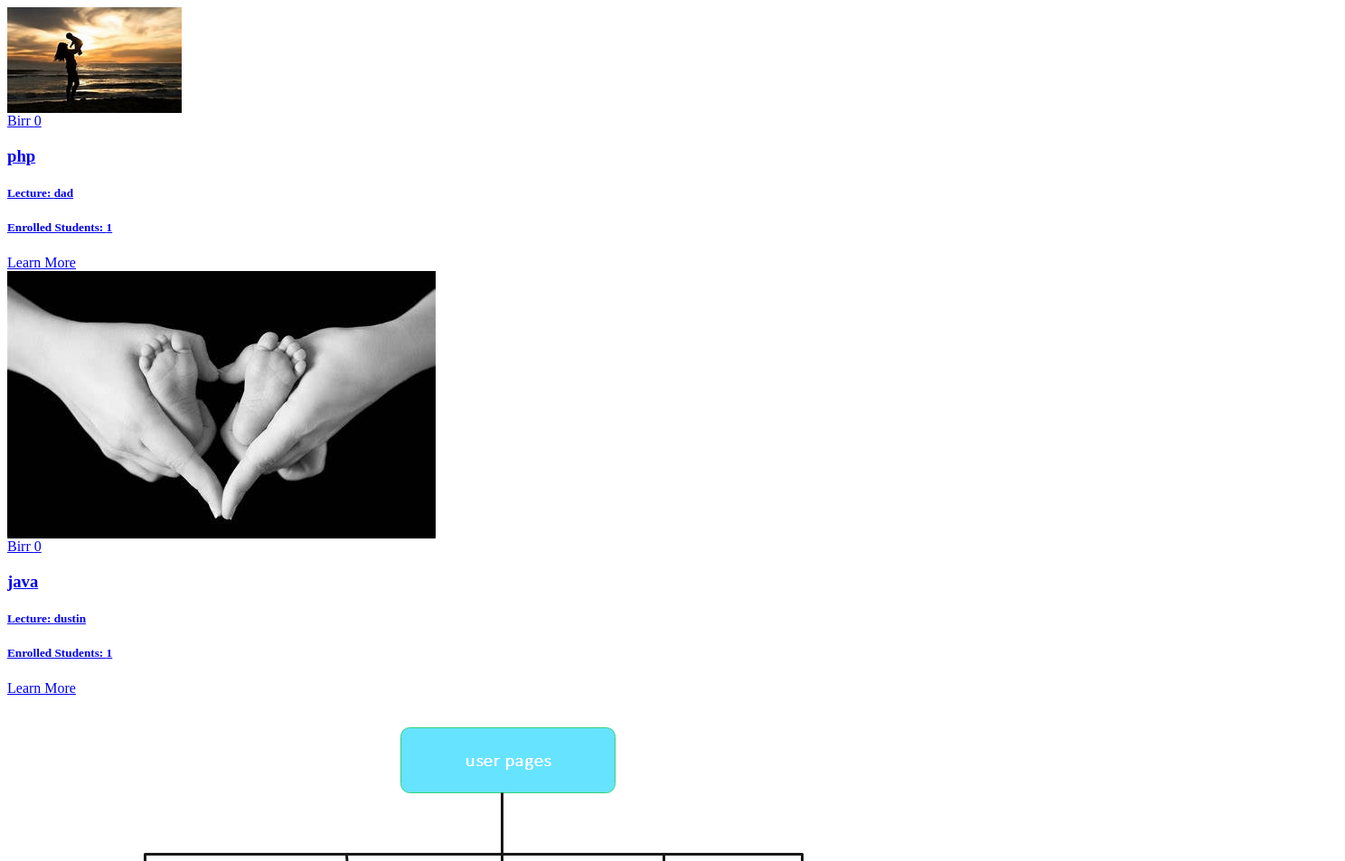
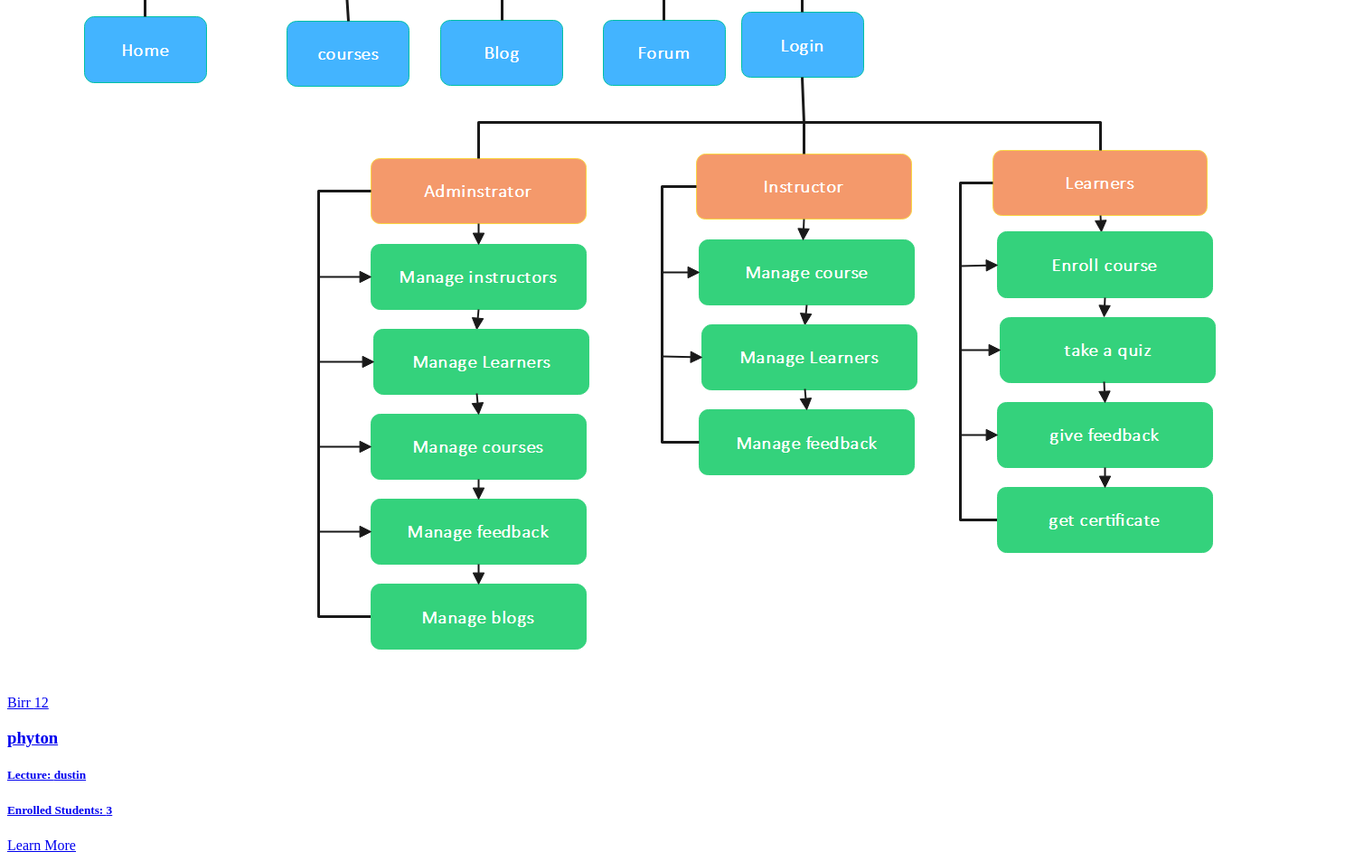
Page /load_courses.php on the committed database (2 pictures, top to bottom).
### tables this page shows
CREATE TABLE `course` (
  `course_id` int(11) NOT NULL,
  `course_name` varchar(255) DEFAULT NULL,
  `course_desc` text DEFAULT NULL,
  `lec_id` int(11) DEFAULT NULL,
  `course_img` text DEFAULT NULL,
  `course_duration` int(11) DEFAULT NULL,
  `course_price` float DEFAULT NULL,
  `course_lessons` int(11) DEFAULT NULL,
  `category_id` int(11) DEFAULT NULL,
  `status` int(11) DEFAULT 0
);

CREATE TABLE `lectures` (
  `l_id` int(11) NOT NULL,
  `l_name` text DEFAULT NULL,
  `l_design` text DEFAULT NULL,
  `l_img` text DEFAULT NULL,
  `l_email` text NOT NULL,
  `l_password` text NOT NULL,
  `password_changed` tinyint(1) DEFAULT 0,
  `online_status` enum('online','offline') NOT NULL DEFAULT 'offline'
);

### load_courses.php (the view, shortened to what this page needs)
<?php
include_once("DB_Files/db.php");
$output = '';
$categoryCondition = '';
$priceCondition = '';
$limit = 3;
$page = (isset($_POST['page']) && is_numeric($_POST['page'])) ? $_POST['page'] : 1;
$start = ($page - 1) * $limit;
$sql = "SELECT c.*, l.l_name, COUNT(co.stu_id) AS enrolled_students
        FROM course c
        LEFT JOIN lectures l ON c.lec_id = l.l_id
        LEFT JOIN courseorder co ON c.course_id = co.course_id
        WHERE c.status = 1 AND c.course_name LIKE '%" . $_POST["search"] . "%' $categoryCondition $priceCondition
        GROUP BY c.course_id
        LIMIT $start, $limit";
$result = mysqli_query($conn, $sql);
if (mysqli_num_rows($result) > 0) {
    $output .= '<div class="courses__container">';
    while ($row = mysqli_fetch_array($result)) {
        $id = $row["course_id"];
        $output .= '
            <div class="course-container">
                <article class="course">
                    <a href="CourseDetails.php?course_id=' . $id . '">
                        <div class="course__image">
                            <img src="' . str_replace('..', '.', $row['course_img']) . '" alt="">
                            <div class="price-badge">Birr ' . $row['course_price'] . '</div>
                        </div>
                        <div class="course__info">
                            <h3>' . $row['course_name'] . '</h3>
                            <h5>Lecture: ' . $row['l_name'] . '</h5>
                            <h5>Enrolled Students: ' . $row['enrolled_students'] . '</h5>
                            <a href="CourseDetails.php?course_id=' . $id . '" class="button">Learn More</a>
                        </div>
                    </a>
                </article>
            </div>';
    }
    $output .= '</div>';
    echo $output;
} else {
    echo "<p class='alert'>Course Not Found. </p>";
}
?>
<link rel="stylesheet" href="CSS/filter.css">

### rows in the picture
course: course_img (picture), course_price "0", course_name "php", lectures.l_name "dad", enrolled_students "1"
course: course_img (picture), course_price "0", course_name "java", lectures.l_name "dustin", enrolled_students "1"
course: course_img (picture), course_price "12", course_name "phyton", lectures.l_name "dustin", enrolled_students "3"
